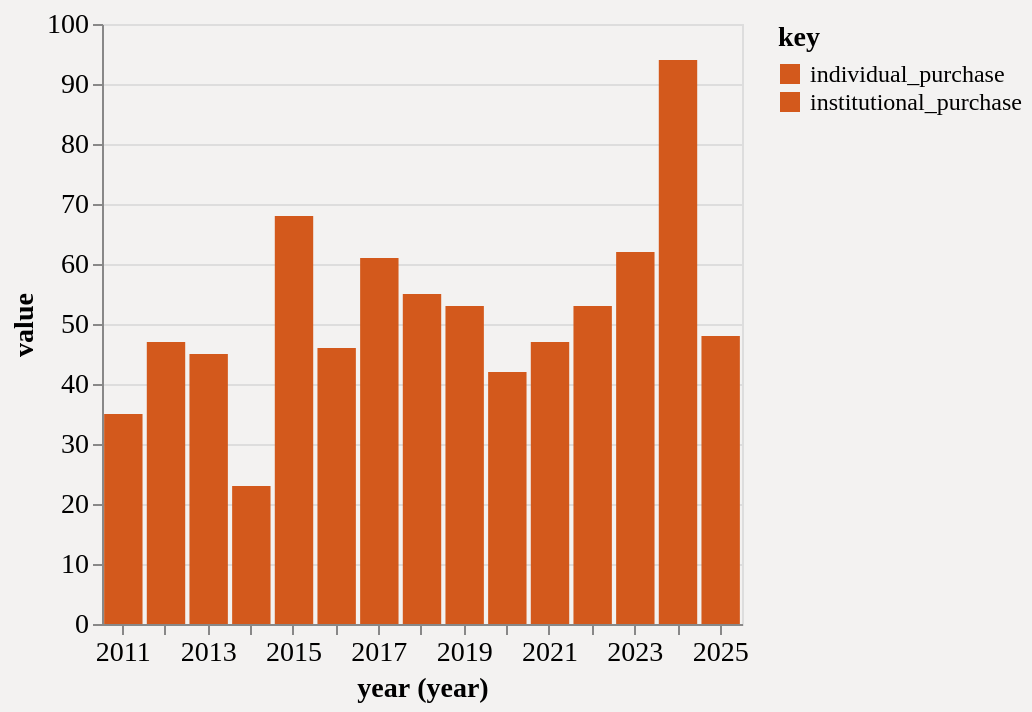

The notebook cell this image was saved under:
### Code cell
chart = alt.Chart(ne).mark_bar().transform_fold(
    ["individual_purchase", "institutional_purchase"],
).encode(
    x=alt.X("year:O", timeUnit="year"),
    #xOffset="key:N",
    y=alt.Y("value:Q"),
    color=alt.Color("key:N")
)

chart

### Figure 1 — Vega-Lite specification as saved in the notebook (floating-point values rounded to 4 significant figures)
{"font": "IBM Plex Sans", "autosize": {"contains": "content", "resize": true}, "background": "#F3F2F1", "config": {"font": "IBM Plex Sans", "axisX": {"labelFontSize": 14, "titleFontSize": 14}, "axisY": {"labelFontSize": 14, "titleFontSize": 14}, "headerColumn": {"labelFontSize": 18}, "headerFacet": {"labelFontSize": 14}, "headerRow": {"labelFontSize": 14}, "legend": {"labelFontSize": 12, "titleFontSize": 14}, "text": {"fontSize": 12}, "title": {"fontSize": 24}, "range": {"category": ["#6596CF#ECBA66", "#D3591C", "#58BFAC", "#CA7FCC", "#87AF3F"]}}, "height": {"step": 28}, "width": 320, "data": {"name": "data-c0069d66303c235df24a0d5bb2cad54e"}, "mark": {"type": "bar"}, "encoding": {"color": {"field": "key", "type": "nominal"}, "x": {"field": "year", "timeUnit": "year", "type": "ordinal"}, "y": {"field": "value", "type": "quantitative"}}, "transform": [{"fold": ["individual_purchase", "institutional_purchase"]}], "$schema": "https://vega.github.io/schema/vega-lite/v6.4.1.json", "datasets": {"data-c0069d66303c235df24a0d5bb2cad54e": [{"neighborhood": "Islandview", "year": "2014-01-01T00:00:00", "sales": 45, "individual_purchase": 22, "institutional_purchase": 23, "sales_rate": 40.39, "sales_rate_individ": 19.75, "sales_rate_institu": 20.65, "minimum_price": 205.0, "five_pct": 500.0, "quarter": 1000.0, "median": 5000.0, "three_quarter": 15970.0, "ninetyfive_pct": 58910.0, "maximum_price": 61000.0, "universe": 1114}, {"neighborhood": "Islandview", "year": "2017-01-01T00:00:00", "sales": 61, "individual_purchase": 29, "institutional_purchase": 32, "sales_rate": 54.76, "sales_rate_individ": 26.03, "sales_rate_institu": 28.73, "minimum_price": 101.0, "five_pct": 1000.0, "quarter": 9000.0, "median": 26000.0, "three_quarter": 70000.0, "ninetyfive_pct": 235000.0, "maximum_price": 325000.0, "universe": 1114}, {"neighborhood": "Islandview", "year": "2023-01-01T00:00:00", "sales": 62, "individual_purchase": 29, "institutional_purchase": 33, "sales_rate": 55.66, "sales_rate_individ": 26.03, "sales_rate_institu": 29.62, "minimum_price": 1500.0, "five_pct": 10120.0, "quarter": 50000.0, "median": 83950.0, "three_quarter": 250000.0, "ninetyfive_pct": 354600.0, "maximum_price": 491400.0, "universe": 1114}, {"neighborhood": "Islandview", "year": "2018-01-01T00:00:00", "sales": 55, "individual_purchase": 26, "institutional_purchase": 29, "sales_rate": 49.37, "sales_rate_individ": 23.34, "sales_rate_institu": 26.03, "minimum_price": 500.0, "five_pct": 1850.0, "quarter": 5550.0, "median": 25000.0, "three_quarter": 56500.0, "ninetyfive_pct": 169000.0, "maximum_price": 244900.0, "universe": 1114}, {"neighborhood": "Islandview", "year": "2019-01-01T00:00:00", "sales": 53, "individual_purchase": 26, "institutional_purchase": 27, "sales_rate": 47.58, "sales_rate_individ": 23.34, "sales_rate_institu": 24.24, "minimum_price": 500.0, "five_pct": 1000.0, "quarter": 3171.0, "median": 15600.0, "three_quarter": 60000.0, "ninetyfive_pct": 116000.0, "maximum_price": 230000.0, "universe": 1114}, {"neighborhood": "Islandview", "year": "2024-01-01T00:00:00", "sales": 94, "individual_purchase": 40, "institutional_purchase": 54, "sales_rate": 84.38, "sales_rate_individ": 35.91, "sales_rate_institu": 48.47, "minimum_price": 500.0, "five_pct": 8208.0, "quarter": 50000.0, "median": 107100.0, "three_quarter": 233900.0, "ninetyfive_pct": 353600.0, "maximum_price": 442200.0, "universe": 1114}, {"neighborhood": "Islandview", "year": "2022-01-01T00:00:00", "sales": 53, "individual_purchase": 32, "institutional_purchase": 21, "sales_rate": 47.58, "sales_rate_individ": 28.73, "sales_rate_institu": 18.85, "minimum_price": 500.0, "five_pct": 7320.0, "quarter": 39900.0, "median": 75000.0, "three_quarter": 181100.0, "ninetyfive_pct": 360000.0, "maximum_price": 495000.0, "universe": 1114}, {"neighborhood": "Islandview", "year": "2015-01-01T00:00:00", "sales": 68, "individual_purchase": 19, "institutional_purchase": 49, "sales_rate": 61.04, "sales_rate_individ": 17.06, "sales_rate_institu": 43.99, "minimum_price": 500.0, "five_pct": 500.0, "quarter": 2075.0, "median": 5700.0, "three_quarter": 12000.0, "ninetyfive_pct": 51860.0, "maximum_price": 90000.0, "universe": 1114}, {"neighborhood": "Islandview", "year": "2025-01-01T00:00:00", "sales": 48, "individual_purchase": 36, "institutional_purchase": 12, "sales_rate": 43.09, "sales_rate_individ": 32.32, "sales_rate_institu": 10.77, "minimum_price": 4490.0, "five_pct": 6810.0, "quarter": 104300.0, "median": 172400.0, "three_quarter": 295000.0, "ninetyfive_pct": 393900.0, "maximum_price": 410000.0, "universe": 1114}, {"neighborhood": "Islandview", "year": "2020-01-01T00:00:00", "sales": 42, "individual_purchase": 27, "institutional_purchase": 15, "sales_rate": 37.7, "sales_rate_individ": 24.24, "sales_rate_institu": 13.46, "minimum_price": 500.0, "five_pct": 784.0, "quarter": 12380.0, "median": 29500.0, "three_quarter": 86880.0, "ninetyfive_pct": 247400.0, "maximum_price": 390000.0, "universe": 1114}, {"neighborhood": "Islandview", "year": "2013-01-01T00:00:00", "sales": 45, "individual_purchase": 29, "institutional_purchase": 16, "sales_rate": 40.39, "sales_rate_individ": 26.03, "sales_rate_institu": 14.36, "minimum_price": 150.0, "five_pct": 500.0, "quarter": 800.0, "median": 2000.0, "three_quarter": 7665.0, "ninetyfive_pct": 109700.0, "maximum_price": 135000.0, "universe": 1114}, {"neighborhood": "Islandview", "year": "2016-01-01T00:00:00", "sales": 46, "individual_purchase": 21, "institutional_purchase": 25, "sales_rate": 41.29, "sales_rate_individ": 18.85, "sales_rate_institu": 22.44, "minimum_price": 1000.0, "five_pct": 1575.0, "quarter": 5150.0, "median": 11890.0, "three_quarter": 27750.0, "ninetyfive_pct": 105400.0, "maximum_price": 175000.0, "universe": 1114}, {"neighborhood": "Islandview", "year": "2021-01-01T00:00:00", "sales": 47, "individual_purchase": 21, "institutional_purchase": 26, "sales_rate": 42.19, "sales_rate_individ": 18.85, "sales_rate_institu": 23.34, "minimum_price": 1000.0, "five_pct": 1975.0, "quarter": 32500.0, "median": 70000.0, "three_quarter": 123500.0, "ninetyfive_pct": 255500.0, "maximum_price": 394000.0, "universe": 1114}, {"neighborhood": "Islandview", "year": "2012-01-01T00:00:00", "sales": 47, "individual_purchase": 33, "institutional_purchase": 14, "sales_rate": 42.19, "sales_rate_individ": 29.62, "sales_rate_institu": 12.57, "minimum_price": 101.0, "five_pct": 500.0, "quarter": 950.0, "median": 4000.0, "three_quarter": 22120.0, "ninetyfive_pct": 86670.0, "maximum_price": 122700.0, "universe": 1114}, {"neighborhood": "Islandview", "year": "2011-01-01T00:00:00", "sales": 35, "individual_purchase": 22, "institutional_purchase": 13, "sales_rate": 31.42, "sales_rate_individ": 19.75, "sales_rate_institu": 11.67, "minimum_price": 500.0, "five_pct": 500.0, "quarter": 1250.0, "median": 3500.0, "three_quarter": 15850.0, "ninetyfive_pct": 78740.0, "maximum_price": 107800.0, "universe": 1114}]}}
